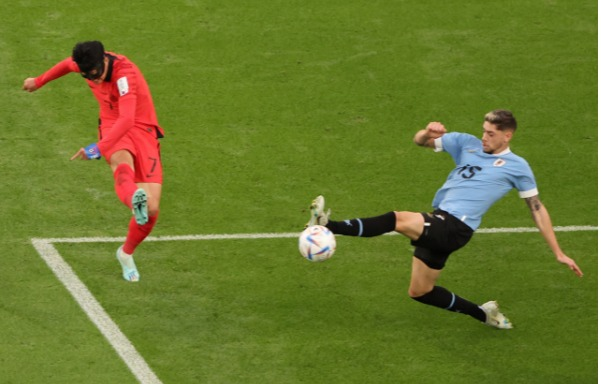
#> input picture Computer-Vision/soccer.jpg, 601 x 384 px
$ python lab_2-1.py
#> lines starting #> are read from the running program, lines starting #| are printed output that depends on the picture
import cv2 as cv
import sys
import matplotlib.pyplot as plt

img = cv.imread('soccer.jpg')
#> img is the input picture: shape (384, 601, 3); mean B, G, R 44.5, 119.8, 105.4
img = cv.resize(img, (512, 512))
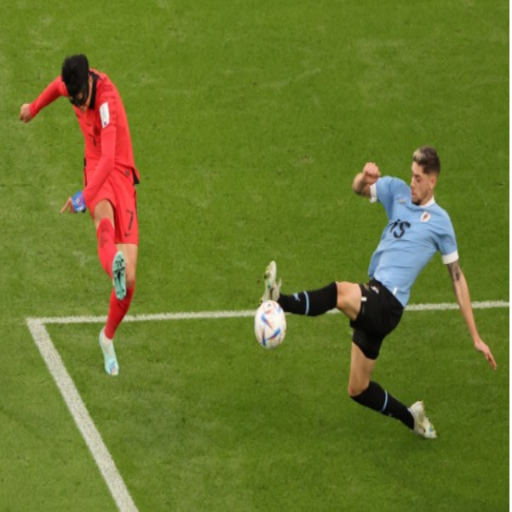
#> img: shape (512, 512, 3); mean B, G, R 44.4, 119.7, 105.3

if img is None:
    sys.exit('파일을 찾을 수 없습니다.')

print('Image Size = ', img.shape)
#| Image Size =  (512, 512, 3)
h, w, c = img.shape
#> h = 512; w = 512; c = 3

print('Pixel Intenity Value = ', img[100, 70])
#| Pixel Intenity Value =  [12 54 54]

gray = cv.cvtColor(img,cv.COLOR_BGR2GRAY)
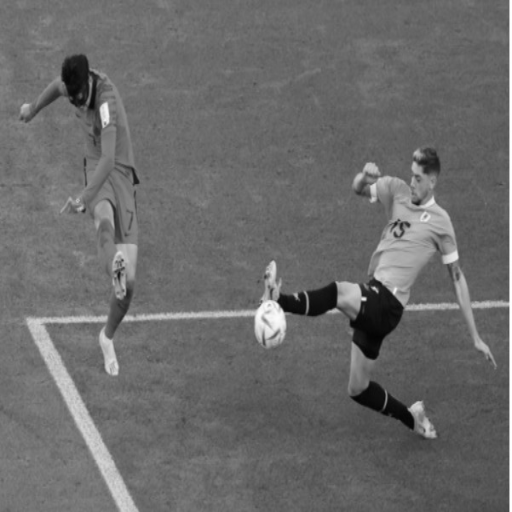
#> gray: shape (512, 512); min 3, max 255, mean 106.8
roi = img[50:300, 0:250]   # image cropping (ROI extraction by slicing)
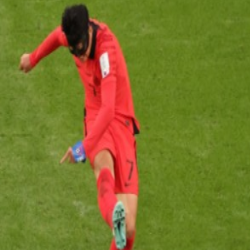
#> roi: shape (250, 250, 3); mean B, G, R 42.6, 117.5, 121.1
# 이게 왼쪽 위가 (0, 0)이고 [y:y+h, x:x+w]

cv.imshow('Color Image', img)
cv.imshow('Gray Image', gray)
cv.imshow('Cropped Image', roi)

RGB_img  =  cv.cvtColor(img,  cv.COLOR_BGR2RGB) #  convert  color  space  from  BGR  to  RGB RGB_roi = RGB_img[50:300, 30:280]
RGB_roi = RGB_img[50:300, 30:280]   # image cropping (ROI extraction by slicing) pit.ims how(RGB_roi)
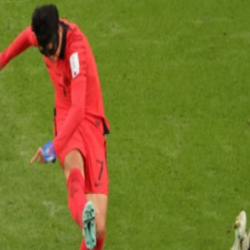
#> RGB_roi: shape (250, 250, 3); mean R, G, B 119.9, 116.8, 41.3

plt.imshow(RGB_roi)
plt.show()

cv.waitKey()
cv.destroyAllWindows()

$ run again, with Computer-Vision/bus.jpg copied over Computer-Vision/soccer.jpg
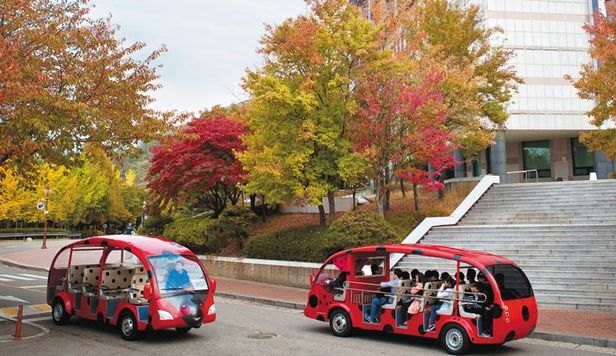
#> input picture Computer-Vision/bus.jpg, 616 x 356 px
#> img is the input picture: shape (356, 616, 3); mean B, G, R 103.9, 126.6, 150.9
#> img: shape (512, 512, 3)
#| Image Size =  (512, 512, 3)
#| Pixel Intenity Value =  [ 82 118 133]
#> `roi = img[50:300, 0:250]`:
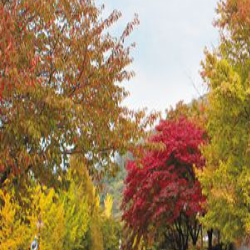
#> roi: shape (250, 250, 3); mean B, G, R 88.7, 129, 158.1
#> `RGB_roi = RGB_img[50:300, 30:280]`:
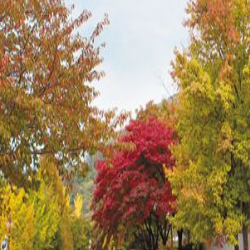
#> RGB_roi: shape (250, 250, 3); mean R, G, B 157.4, 130.6, 88.6
